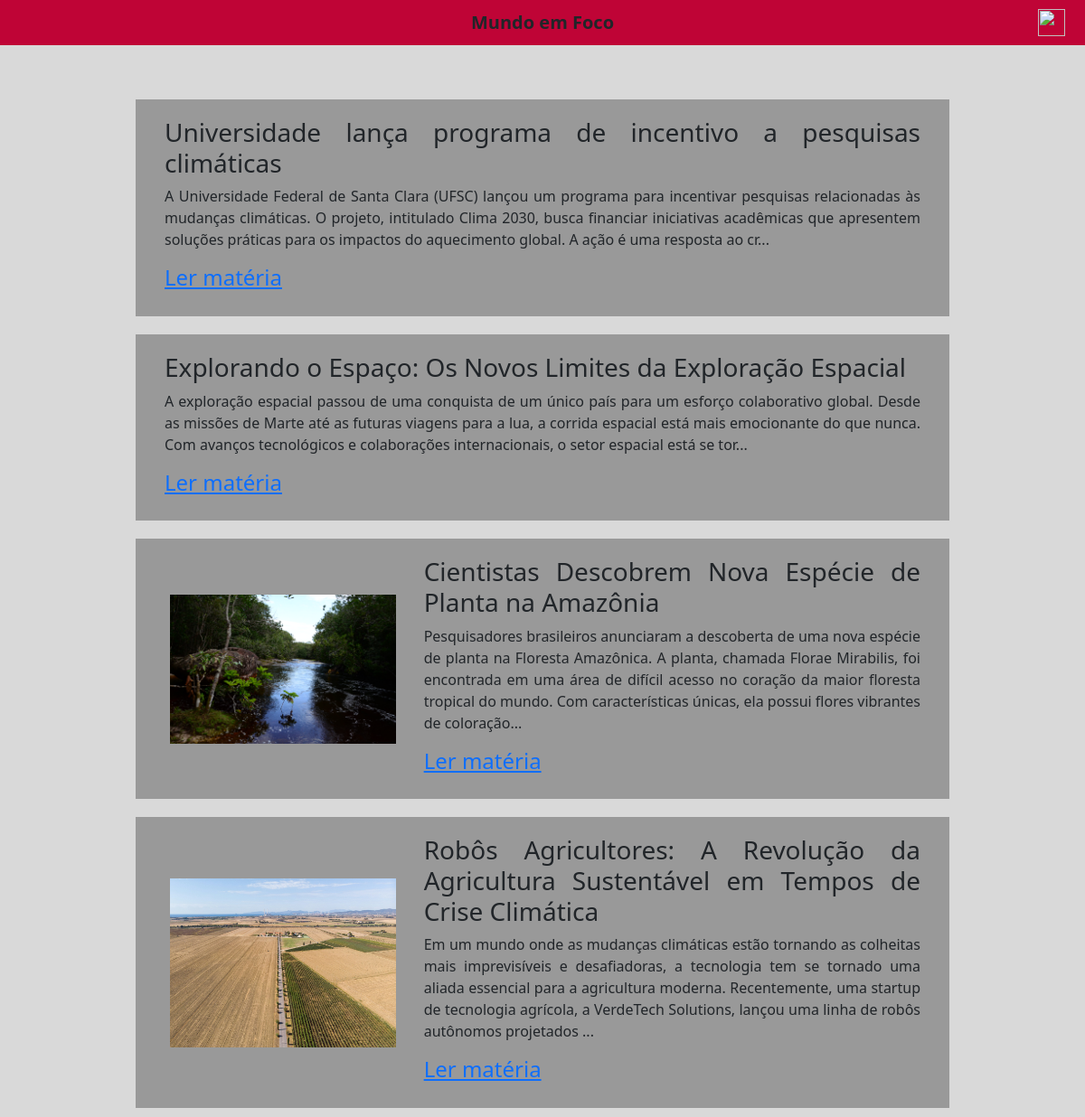
The page / on the database its author committed.
### tables this page shows
CREATE TABLE `noticia` (
  `id` int(5) NOT NULL,
  `titulo` varchar(255) NOT NULL,
  `conteudo` longtext NOT NULL,
  `id_imagem` int(3) DEFAULT NULL,
  `status` varchar(255) NOT NULL,
  `id_autor` int(3) NOT NULL,
  `id_revisor` int(3) NOT NULL
);

CREATE TABLE `imagem` (
  `id` int(3) NOT NULL,
  `caminho` varchar(255) NOT NULL
);

### index.php (the view, shortened to what this page needs)
<html>
    <head>
        <link href="https://cdn.jsdelivr.net/npm/bootstrap@5.3.3/dist/css/bootstrap.min.css" rel="stylesheet">
        <link rel="stylesheet" href="style.css">
    </head>
    <body>
        <div class="container-fluid">
            <div class="row menu-bar">
                <div class="col-4 text-center">
                    <div class="titulo-site">Mundo em Foco</div>
                </div>
                <div class="col-4 text-end">
                    <a href="check_user.php"><img class="icone-user" src="src/user.png"></a>
                </div>
            </div>
        </div>
        <div class="container-fluid main-container">
    </body>
</html>
<?php
    $host = 'localhost:3306';
    $user = 'root';
    $pass = '';
    $base = 'portal_bd';
    $conexao = mysqli_connect($host, $user, $pass, $base);
    $resultadoQueryMySQL = mysqli_query($conexao, "select id, titulo, id_imagem, CONCAT(SUBSTRING(conteudo, 1, 300), '...') AS conteudo_resumido, status from noticia");
    while($escrever = mysqli_fetch_array($resultadoQueryMySQL)) {
        if($escrever['status'] == 'Aprovada') {
            echo '<div class="icone-noticia">';
                echo '<div class="row w-100">';
                    if($escrever['id_imagem'] == 0){
                        echo '<div class="col-12">';
                    }else {
                        $imgSql = mysqli_query($conexao, 'SELECT caminho FROM imagem WHERE id = '.$escrever['id_imagem'].'');
                        $caminho = mysqli_fetch_array($imgSql);
                        echo '<div class="col-4 d-flex align-items-center justify-content-center">';
                            echo '<img class="img-noticia" src="'.$caminho['caminho'].'">';
                        echo '</div>';
                        echo '<div class="col-8">';
                    }
                        echo '<h3>'.$escrever['titulo'].'</h3>';
                        echo '<p>'.$escrever['conteudo_resumido'].'</p>';
                        echo '<a href="noticia.php?id='.$escrever['id'].'"><h4>Ler matéria</h4></a>';
                    echo '</div>';
                echo '</div>';
            echo '</div>';
        }
    }
?>

### style.css (style rules this page uses)
.titulo-site { display: flex; align-items: center; justify-content: center; font-size: 20px; font-weight: 700; }
.icone-user { width: 30px; height: auto; }
.main-container { padding-top: 100px; display: flex; align-items: center; flex-direction: column; background-color: #D9D9D9; height: 100vh; overflow-y: scroll; }
.menu-bar { width: 100vw; height: auto; padding: 10px; display: flex; position: fixed; align-items: center; background-color:#BF0436; }
.icone-noticia { width: 90%; max-width: 900px; height: auto; background-color: #999999; display: flex; align-items: center; justify-content: center; text-align: justify; padding: 20px; margin-top: 10px; margin-bottom: 10px; }
.img-noticia { width: 250px; height: auto; object-fit: cover; }

### rows shown on the page
noticia: titulo "Universidade lança programa de incentivo a pesquisas climáticas", conteudo_resumido "A Universidade Federal de Santa Clara (UFSC) lançou um programa para incentivar pesquisas relacionadas às mudanças climáticas. O projeto, intitulado Clima 2030, busca financiar iniciativas acadêmicas que apresentem soluções práticas para os impactos do aquecimento global. A ação é uma resposta ao cr..."
noticia: titulo "Explorando o Espaço: Os Novos Limites da Exploração Espacial", conteudo_resumido "A exploração espacial passou de uma conquista de um único país para um esforço colaborativo global. Desde as missões de Marte até as futuras viagens para a lua, a corrida espacial está mais emocionante do que nunca. Com avanços tecnológicos e colaborações internacionais, o setor espacial está se tor..."
noticia: id_imagem.caminho (picture), titulo "Cientistas Descobrem Nova Espécie de Planta na Amazônia", conteudo_resumido "Pesquisadores brasileiros anunciaram a descoberta de uma nova espécie de planta na Floresta Amazônica. A planta, chamada Florae Mirabilis, foi encontrada em uma área de difícil acesso no coração da maior floresta tropical do mundo. Com características únicas, ela possui flores vibrantes de coloração..."
noticia: id_imagem.caminho (picture), titulo "Robôs Agricultores: A Revolução da Agricultura Sustentável em Tempos de Crise Climática", conteudo_resumido "Em um mundo onde as mudanças climáticas estão tornando as colheitas mais imprevisíveis e desafiadoras, a tecnologia tem se tornado uma aliada essencial para a agricultura moderna. Recentemente, uma startup de tecnologia agrícola, a VerdeTech Solutions, lançou uma linha de robôs autônomos projetados ..."
